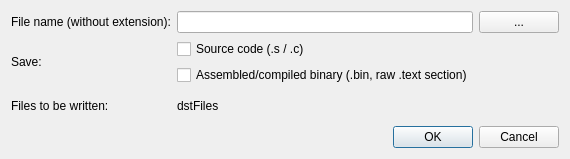
<?xml version="1.0" encoding="UTF-8"?>
<ui version="4.0">
 <class>Ripes::SaveDialog</class>
 <widget class="QDialog" name="Ripes::SaveDialog">
  <property name="geometry">
   <rect>
    <x>0</x>
    <y>0</y>
    <width>495</width>
    <height>159</height>
   </rect>
  </property>
  <property name="windowTitle">
   <string notr="true">Dialog</string>
  </property>
  <layout class="QGridLayout" name="gridLayout_2">
   <item row="0" column="0">
    <layout class="QGridLayout" name="gridLayout">
     <item row="1" column="1">
      <layout class="QVBoxLayout" name="verticalLayout">
       <item>
        <widget class="QCheckBox" name="saveSource">
         <property name="text">
          <string>Source code (.s / .c)</string>
         </property>
        </widget>
       </item>
       <item>
        <widget class="QCheckBox" name="saveBinary">
         <property name="text">
          <string>Assembled/compiled binary (.bin, raw .text section)</string>
         </property>
        </widget>
       </item>
      </layout>
     </item>
     <item row="1" column="0">
      <widget class="QLabel" name="label_2">
       <property name="text">
        <string>Save:</string>
       </property>
      </widget>
     </item>
     <item row="0" column="0">
      <widget class="QLabel" name="label">
       <property name="text">
        <string>File name (without extension):</string>
       </property>
      </widget>
     </item>
     <item row="0" column="1">
      <widget class="QLineEdit" name="filePath">
       <property name="toolTip">
        <string>Path and base name of the files to write; the extension is added automatically.</string>
       </property>
      </widget>
     </item>
     <item row="0" column="2">
      <widget class="QPushButton" name="openFile">
       <property name="toolTip">
        <string>Browse for a location to save to.</string>
       </property>
       <property name="text">
        <string notr="true">...</string>
       </property>
      </widget>
     </item>
     <item row="2" column="0">
      <widget class="QLabel" name="label_3">
       <property name="text">
        <string>Files to be written:</string>
       </property>
      </widget>
     </item>
     <item row="2" column="1">
      <widget class="QLabel" name="filesToSave">
       <property name="text">
        <string notr="true">dstFiles</string>
       </property>
      </widget>
     </item>
    </layout>
   </item>
   <item row="1" column="0">
    <widget class="QDialogButtonBox" name="buttonBox">
     <property name="orientation">
      <enum>Qt::Horizontal</enum>
     </property>
     <property name="standardButtons">
      <set>QDialogButtonBox::Cancel|QDialogButtonBox::Ok</set>
     </property>
    </widget>
   </item>
  </layout>
 </widget>
 <resources/>
 <connections>
  <connection>
   <sender>buttonBox</sender>
   <signal>accepted()</signal>
   <receiver>Ripes::SaveDialog</receiver>
   <slot>accept()</slot>
   <hints>
    <hint type="sourcelabel">
     <x>248</x>
     <y>254</y>
    </hint>
    <hint type="destinationlabel">
     <x>157</x>
     <y>274</y>
    </hint>
   </hints>
  </connection>
  <connection>
   <sender>buttonBox</sender>
   <signal>rejected()</signal>
   <receiver>Ripes::SaveDialog</receiver>
   <slot>reject()</slot>
   <hints>
    <hint type="sourcelabel">
     <x>316</x>
     <y>260</y>
    </hint>
    <hint type="destinationlabel">
     <x>286</x>
     <y>274</y>
    </hint>
   </hints>
  </connection>
 </connections>
</ui>
